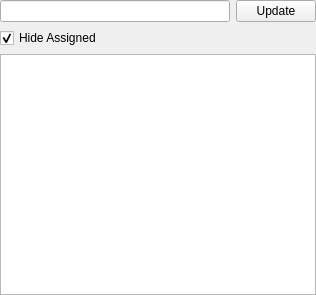
<?xml version="1.0" encoding="UTF-8"?>
<ui version="4.0">
 <class>Form</class>
 <widget class="QWidget" name="Form">
  <property name="geometry">
   <rect>
    <x>0</x>
    <y>0</y>
    <width>316</width>
    <height>295</height>
   </rect>
  </property>
  <property name="windowTitle">
   <string>Form</string>
  </property>
  <layout class="QVBoxLayout" name="verticalLayout">
   <property name="margin">
    <number>0</number>
   </property>
   <item>
    <layout class="QHBoxLayout" name="horizontalLayout">
     <item>
      <widget class="QLineEdit" name="lineEdit_search"/>
     </item>
     <item>
      <widget class="QPushButton" name="btn_update">
       <property name="text">
        <string>Update</string>
       </property>
      </widget>
     </item>
    </layout>
   </item>
   <item>
    <widget class="QCheckBox" name="checkBox_hideAssigned">
     <property name="text">
      <string>Hide Assigned</string>
     </property>
     <property name="checked">
      <bool>true</bool>
     </property>
    </widget>
   </item>
   <item>
    <widget class="QTreeWidget" name="treeWidget">
     <property name="contextMenuPolicy">
      <enum>Qt::CustomContextMenu</enum>
     </property>
     <property name="selectionMode">
      <enum>QAbstractItemView::ExtendedSelection</enum>
     </property>
     <attribute name="headerVisible">
      <bool>false</bool>
     </attribute>
     <column>
      <property name="text">
       <string notr="true">1</string>
      </property>
     </column>
    </widget>
   </item>
  </layout>
 </widget>
 <resources/>
 <connections/>
</ui>
